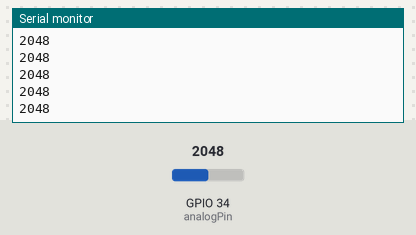
Simulated run of this sketch. Board: ESP32. Shown: the last lines printed to the serial monitor. The test bench sets the inputs (shaded band); at power-on: GPIO 34 (analogPin) = 2048.

Above: at 1.2 s.
1.3 s: GPIO 34 (analogPin) set to 2866
At 2.4 s:
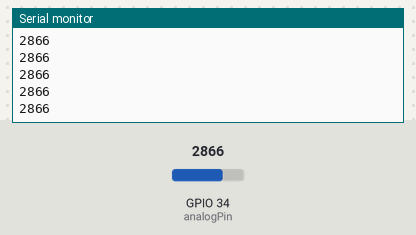
2.8 s: GPIO 34 (analogPin) set to 3603
At 3.8 s:
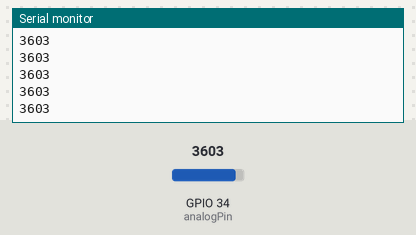
Timing chart, 0 to 5.8 s (numbered marks = the images above; inputs shaded):
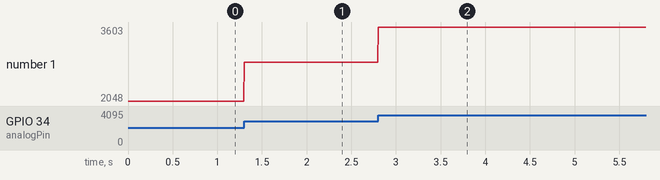

Measured:
- after the input at 1.3 s, the serial monitor: prints a new line at once (image 1)
- after the input at 2.8 s, the serial monitor: prints a new line at once (image 2)
- plotted number 1: 2048 → 2866 after the input at 1.3 s, 2866 → 3603 after the input at 2.8 s

The sketch:

Analog_Read_Potentiometer.ino
```cpp
//Example Code EP 1: Analog Read Potentiometer
// Summation Technology

int analogPin = 34; // กำหนดขา GPIO (Analog)

int VR = 0;  // กำหนดค่าตัวแปร VR=0

void setup() {
  Serial.begin(9600);           //  setup serial
}

void loop() {
  VR = analogRead(analogPin);  // read the input pin
  Serial.println(VR);          // debug value Potentiometer
}
```
